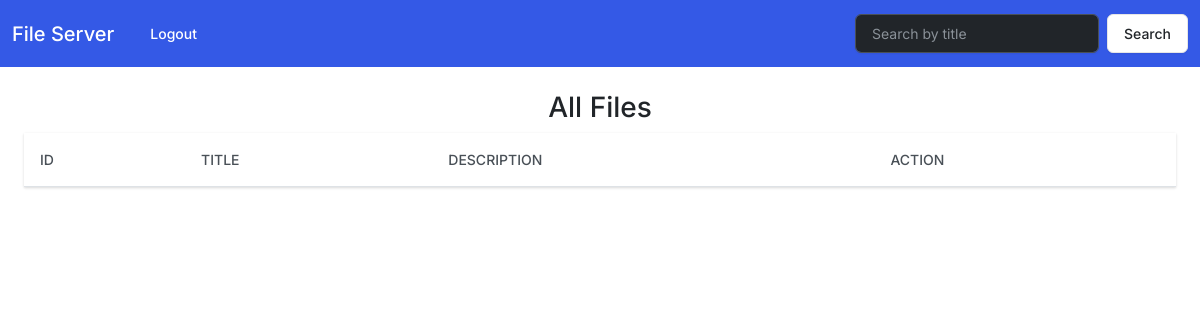
Page / (signed in) on the earlier database version.
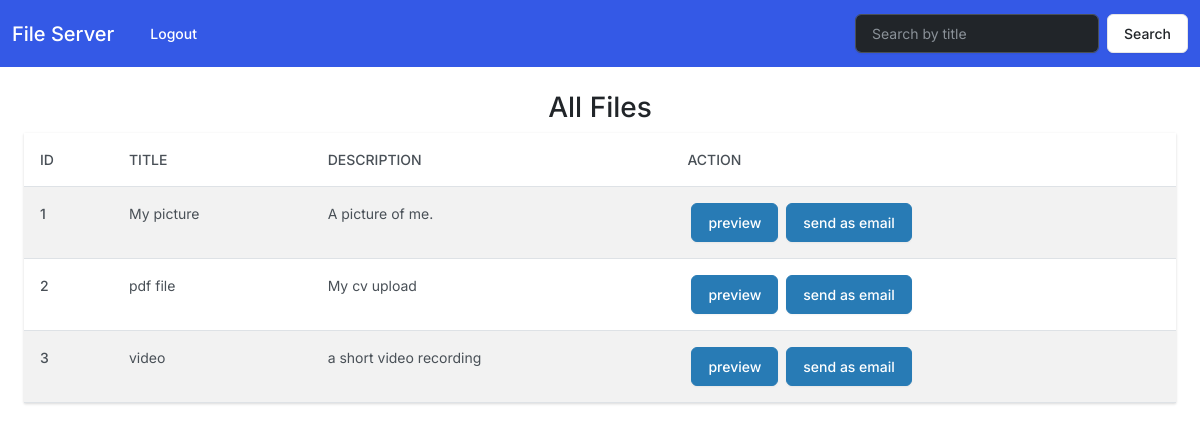
Same page on the later database version.
### server/models.py (models this page shows)
class File(models.Model):
    title = models.CharField(max_length=250)
    description = models.TextField()
    file = models.FileField()
    previews = models.IntegerField(default=0)
    emails_sent = models.IntegerField(default=0)

### server/views.py (the view)
# urls.py: path("", views.index, name="index"),
@login_required
def index(request):
    if request.method == "POST":
        search = request.POST["search"]
        files = File.objects.filter(title__contains=search)
    else:
        files = File.objects.all()
    return render(request, "server/feed.html", {"files": files})

### server/templates/server/feed.html (shortened to what this page needs)
{% extends "base.html" %}
{% block content %}
<nav class="navbar navbar-expand-lg bg-primary" data-bs-theme="dark">
  <div class="container-fluid">
    <a class="navbar-brand" href="{% url 'server:index' %}">File Server</a>
    <div class="collapse navbar-collapse" id="navbarColor01">
      <ul class="navbar-nav me-auto">
        <li class="nav-item">
          <a class="nav-link active" href="{% url 'server:logout' %}">Logout</a>
        </li>
      </ul>
      <form class="d-flex" action="{% url 'server:index' %}" method="POST">
        <input class="form-control me-sm-2" type="text" placeholder="Search by title" name="search">
        <button class="btn btn-secondary my-2 my-sm-0" type="submit">Search</button>
      </form>
    </div>
  </div>
</nav>
<div class="text-center mt-4">
  <h3>All Files</h3>
</div>
<div class="mx-4">
  <table class="table table-hover table-striped">
    <thead>
      <tr>
        <th scope="col">ID</th>
        <th scope="col">Title</th>
        <th scope="col">Description</th>
        <th scope="col">Action</th>
      </tr>
    </thead>
    <tbody>
    {% for file in files %}
      <tr>
        <th scope="row">{{ file.id }}</th>
        <td>{{ file.title }}</td>
        <td>{{ file.description }}</td>
        <td>
          <div class="d-flex">
            <div class="mx-1"><a href="{% url 'server:preview' file.id %}" target="_blank" class="btn btn-info">preview</a></div>
            <div class="mx-1"><a href="{% url 'server:create_email' file.id %}" class="btn btn-info">send as email</a></div>
          </div>
        </td>
      </tr>
    {% endfor %}
    </tbody>
  </table>
</div>
{% endblock %}

### server/templates/base.html (shortened to what this page needs)
{% load static %}
<!DOCTYPE html>
<html lang="en">
<head>
  <link rel="stylesheet" href="{% static 'server/css/bootstrap.min.css' %}">
</head>
<body>
{% block content %}{% endblock %}
</body>
</html>

Differences in the rows shown:
added File: id "1", title "My picture", description "A picture of me."
added File: id "2", title "pdf file", description "My cv upload"
added File: id "3", title "video", description "a short video recording"
